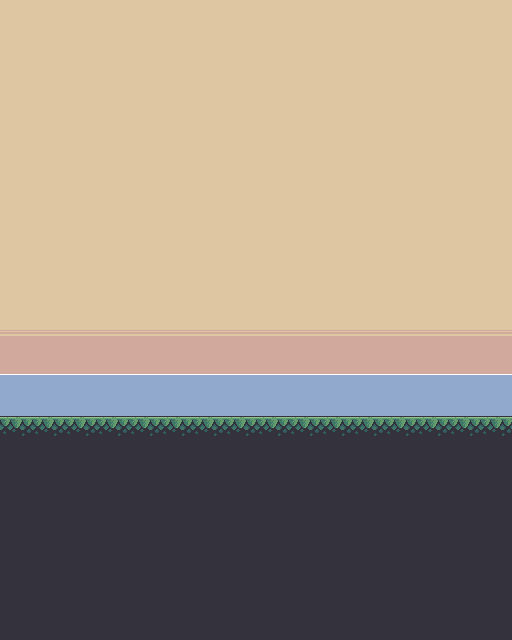

Below is a game level as drawn by its tile map, then a one-line description and the .tmx file that defines it, in full:
An orthogonal 16x20 tile map with 32x32 px tiles, 3 tile layers (Background, Ground, Beach), 3 tilesets.

<map version="1.10" tiledversion="1.10.2" orientation="orthogonal" renderorder="right-down" width="16" height="20" tilewidth="32" tileheight="32" infinite="0" nextlayerid="4" nextobjectid="1">
 <editorsettings>
  <export target="../dist/assets/environments/maps/Treasure Hunters/map.json" format="json" />
 </editorsettings>
 <tileset firstgid="1" name="Tresure Hunters Terrain" tilewidth="32" tileheight="32" tilecount="85" columns="17">
  <image source="../dist/assets/environments/maps/Treasure Hunters/Terrain/Terrain (32x32).png" width="544" height="160" />
  <tile id="0">
   <properties>
    <property name="collides" type="bool" value="true" />
   </properties>
  </tile>
  <tile id="1">
   <properties>
    <property name="collides" type="bool" value="true" />
   </properties>
  </tile>
  <tile id="2">
   <properties>
    <property name="collides" type="bool" value="true" />
   </properties>
  </tile>
  <tile id="30">
   <properties>
    <property name="colliders" type="bool" value="true" />
   </properties>
  </tile>
  <wangsets>
   <wangset name="Ground" type="corner" tile="-1">
    <wangcolor name="" color="#ff0000" tile="-1" probability="1">
     <properties>
      <property name="collides" type="bool" value="true" />
     </properties>
    </wangcolor>
    <wangtile tileid="0" wangid="0,0,0,1,0,0,0,0" />
    <wangtile tileid="1" wangid="0,0,0,1,0,1,0,0" />
    <wangtile tileid="2" wangid="0,0,0,0,0,1,0,0" />
    <wangtile tileid="6" wangid="0,1,0,0,0,1,0,1" />
    <wangtile tileid="7" wangid="0,1,0,1,0,0,0,1" />
    <wangtile tileid="17" wangid="0,1,0,1,0,0,0,0" />
    <wangtile tileid="18" wangid="0,1,0,1,0,1,0,1" />
    <wangtile tileid="19" wangid="0,0,0,0,0,1,0,1" />
    <wangtile tileid="23" wangid="0,0,0,1,0,1,0,1" />
    <wangtile tileid="24" wangid="0,1,0,1,0,1,0,0" />
    <wangtile tileid="34" wangid="0,1,0,0,0,0,0,0" />
    <wangtile tileid="35" wangid="0,1,0,0,0,0,0,1" />
    <wangtile tileid="36" wangid="0,0,0,0,0,0,0,1" />
    <wangtile tileid="57" wangid="0,1,0,0,0,0,0,0" />
    <wangtile tileid="58" wangid="0,0,0,0,0,0,0,1" />
    <wangtile tileid="74" wangid="0,0,0,1,0,0,0,0" />
    <wangtile tileid="75" wangid="0,0,0,0,0,1,0,0" />
   </wangset>
  </wangsets>
 </tileset>
 <tileset firstgid="86" name="Tresure Hunters Additional Sky" tilewidth="32" tileheight="32" tilecount="1" columns="1">
  <image source="../dist/assets/environments/maps/Treasure Hunters/Background/Additional Sky.png" width="32" height="32" />
 </tileset>
 <tileset firstgid="87" name="Tresure Hunters Background" tilewidth="32" tileheight="32" tilecount="48" columns="12">
  <image source="../dist/assets/environments/maps/Treasure Hunters/Background/BG Image.png" width="384" height="128" />
 </tileset>
 <layer id="1" name="Background" width="16" height="20">
  <data encoding="csv">
86,86,86,86,86,86,86,86,86,86,86,86,86,86,86,86,
86,86,86,86,86,86,86,86,86,86,86,86,86,86,86,86,
86,86,86,86,86,86,86,86,86,86,86,86,86,86,86,86,
86,86,86,86,86,86,86,86,86,86,86,86,86,86,86,86,
86,86,86,86,86,86,86,86,86,86,86,86,86,86,86,86,
86,86,86,86,86,86,86,86,86,86,86,86,86,86,86,86,
86,86,86,86,86,86,86,86,86,86,86,86,86,86,86,86,
86,86,86,86,86,86,86,86,86,86,86,86,86,86,86,86,
86,86,86,86,86,86,86,86,86,86,86,86,86,86,86,86,
86,86,86,86,86,86,86,86,86,86,86,86,86,86,86,86,
86,86,86,86,86,86,86,86,86,86,86,86,86,86,86,86,
86,86,86,86,86,86,86,86,86,86,86,86,86,86,86,86,
86,86,86,86,86,86,86,86,86,86,86,86,86,86,86,86,
86,86,86,86,86,86,86,86,86,86,86,86,86,86,86,86,
86,86,86,86,86,86,86,86,86,86,86,86,86,86,86,86,
86,86,86,86,86,86,86,86,86,86,86,86,86,86,86,86,
86,86,86,86,86,86,86,86,86,86,86,86,86,86,86,86,
86,86,86,86,86,86,86,86,86,86,86,86,86,86,86,86,
86,86,86,86,86,86,86,86,86,86,86,86,86,86,86,86,
86,86,86,86,86,86,86,86,86,86,86,86,86,86,86,86
</data>
 </layer>
 <layer id="3" name="Ground" width="16" height="20">
  <data encoding="csv">
0,0,0,0,0,0,0,0,0,0,0,0,0,0,0,0,
0,0,0,0,0,0,0,0,0,0,0,0,0,0,0,0,
0,0,0,0,0,0,0,0,0,0,0,0,0,0,0,0,
0,0,0,0,0,0,0,0,0,0,0,0,0,0,0,0,
0,0,0,0,0,0,0,0,0,0,0,0,0,0,0,0,
0,0,0,0,0,0,0,0,0,0,0,0,0,0,0,0,
0,0,0,0,0,0,0,0,0,0,0,0,0,0,0,0,
0,0,0,0,0,0,0,0,0,0,0,0,0,0,0,0,
0,0,0,0,0,0,0,0,0,0,0,0,0,0,0,0,
0,0,0,0,0,0,0,0,0,0,0,0,0,0,0,0,
0,0,0,0,0,0,0,0,0,0,0,0,0,0,0,0,
0,0,0,0,0,0,0,0,0,0,0,0,0,0,0,0,
0,0,0,0,0,0,0,0,0,0,0,0,0,0,0,0,
2,2,2,2,2,2,2,2,2,2,2,2,2,2,2,2,
19,19,19,19,19,19,19,19,19,19,19,19,19,19,19,19,
19,19,19,19,19,19,19,19,19,19,19,19,19,19,19,19,
19,19,19,19,19,19,19,19,19,19,19,19,19,19,19,19,
19,19,19,19,19,19,19,19,19,19,19,19,19,19,19,19,
19,19,19,19,19,19,19,19,19,19,19,19,19,19,19,19,
19,19,19,19,19,19,19,19,19,19,19,19,19,19,19,19
</data>
 </layer>
 <layer id="2" name="Beach" width="16" height="20">
  <data encoding="csv">
0,0,0,0,0,0,0,0,0,0,0,0,0,0,0,0,
0,0,0,0,0,0,0,0,0,0,0,0,0,0,0,0,
0,0,0,0,0,0,0,0,0,0,0,0,0,0,0,0,
0,0,0,0,0,0,0,0,0,0,0,0,0,0,0,0,
0,0,0,0,0,0,0,0,0,0,0,0,0,0,0,0,
0,0,0,0,0,0,0,0,0,0,0,0,0,0,0,0,
0,0,0,0,0,0,0,0,0,0,0,0,0,0,0,0,
0,0,0,0,0,0,0,0,0,0,0,0,0,0,0,0,
0,0,0,0,0,0,0,0,0,0,0,0,0,0,0,0,
87,87,87,87,87,87,88,89,90,91,92,93,94,95,96,97,
99,99,99,99,99,99,100,101,102,103,104,105,106,107,108,109,
111,111,111,111,111,111,112,113,114,115,116,117,118,119,120,121,
123,123,123,123,123,123,124,125,126,127,128,129,130,131,132,133,
0,0,0,0,0,0,0,0,0,0,0,0,0,0,0,0,
0,0,0,0,0,0,0,0,0,0,0,0,0,0,0,0,
0,0,0,0,0,0,0,0,0,0,0,0,0,0,0,0,
0,0,0,0,0,0,0,0,0,0,0,0,0,0,0,0,
0,0,0,0,0,0,0,0,0,0,0,0,0,0,0,0,
0,0,0,0,0,0,0,0,0,0,0,0,0,0,0,0,
0,0,0,0,0,0,0,0,0,0,0,0,0,0,0,0
</data>
 </layer>
</map>
